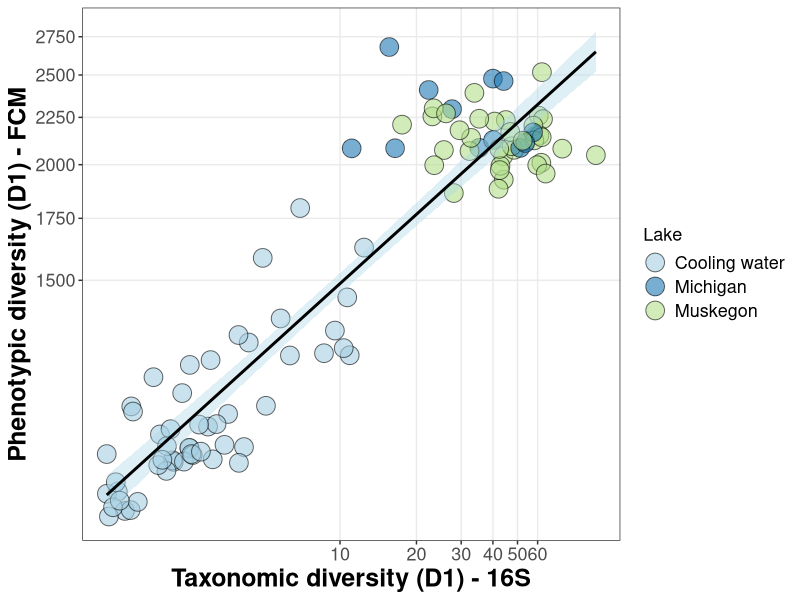

This figure's R source:
library("ggplot2")
library("dplyr")
library("plyr")

div.FCM <- read.csv2("fcm.diversity_total.csv")
div.16S <- read.csv2("otu.diversity16S_P.csv")
metadata <- read.csv2("metadata.csv")
metadata <- metadata[metadata$Platform == "Accuri",]
metadata$Sample_fcm <- gsub(metadata$Sample_fcm, pattern="_rep.*", replacement="")
metadata <- do.call(rbind,by(metadata, INDICES = factor(metadata$Sample_fcm), 
                             FUN = unique))

### Discard MI2013 data and inland lakes
metadata <- metadata[metadata$Lake != "Inland" & metadata$Year != 2013,]

### Replace F by Particle
metadata$Sample_16S <- gsub(metadata$Sample_16S, pattern="F", replace="P")


### Calculate means + errors for FCM data
groupLevels <- factor(gsub(div.FCM$Sample_names, pattern="_rep.*", replacement="", fixed=FALSE))
means <- do.call(rbind,by(div.FCM[,c(3:5,9:11)], INDICES = groupLevels, 
                          FUN = colMeans))
errors1 <- do.call(rbind,by(div.FCM[,6:8], INDICES = groupLevels, 
                            FUN = function(x) sqrt(colSums(x^2))/ncol(x)))
errors2 <- do.call(rbind,by(div.FCM[,9:10], INDICES = groupLevels, 
                            FUN = function(x) apply(x,2,sd)))
colnames(errors2) <- c("counts.sd", "volume.sd")
div.FCM.merged <- data.frame(sample_fcm = rownames(means), cbind(means[,1:3], errors1, means[,4:6], errors2))
### Rename colnames
colnames(div.FCM.merged)[1:7] <- c("Sample_fcm","D0.fcm","D1.fcm","D2.fcm","sd.D0.fcm","sd.D1.fcm","sd.D2.fcm")

### Replace .renamed for MI13 data
div.16S$Sample <- gsub(div.16S$Sample, pattern=".renamed",replacement="",fixed=TRUE)

### Replace "-" from div.16S
div.16S$Sample <- gsub(div.16S$Sample, pattern="-", replacement="")

### Remove RNA samples
div.16S <- div.16S[sapply(as.character(div.16S$Sample), function(x) substr(x, nchar(x), nchar(x))) != "R",]

### Replace "D" of DNA samples by ""

### Merge data
data.16s <- inner_join(div.16S, metadata, by=c("Sample"="Sample_16S"))

### Join all data in one dataframe 
data.16s$Sample_fcm <- gsub(data.16s$Sample_fcm, pattern="_rep.*", replacement="")
data.total <- inner_join(div.FCM.merged, data.16s, by="Sample_fcm")

### Select samples with > 10000 counts
# data.total <- data.total[data.total$counts>10000,]

### remove outlier
# data.total <- data.total[data.total$D1.y>10,]

### Add data from previous publication (cooling water)
div.ref <- read.csv2("div.ref.merged.csv")

data.total.final <- rbind.fill(data.total, div.ref[, c(2,4:9)])
data.total.final[(nrow(data.total)+1):nrow(data.total.final), 14:23] <- div.ref[, c(10:19)]
data.total.final$Lake <- as.character(data.total.final$Lake)
data.total.final$Lake[is.na(data.total.final$Lake)] <- "Cooling water"
data.total.final$Lake <- factor(data.total.final$Lake)

### Explorative plot
png("alpha-div_PARTICLE_log.png",width=7*1.65,height=5*1.5,res=500,units="in")
p5 <- ggplot(data=data.total.final,aes(x=D2,y=D2.fcm))+ scale_fill_brewer(palette="Paired") +geom_point(shape=21,size=6,alpha=0.6,aes(fill=Lake))+
  theme_bw()+labs(x="Taxonomic diversity (D1) - 16S",y="Phenotypic diversity (D1) - FCM")+
  theme(axis.text=element_text(size=13),axis.title=element_text(size=18,face="bold"),legend.text=element_text(size=13),legend.title=element_text(size=13),strip.text.x = element_text(size = 22))+
  scale_x_continuous(trans='log2', breaks = seq(0,60, 10),minor_breaks =NULL) +
  scale_y_continuous(trans='log2', breaks = seq(1500,4250,250),minor_breaks =NULL) +
  geom_smooth(method="lm",color="black",fill="lightblue",formula=y~x)
print(p5)
dev.off()

### Get R squared
lm.P <- lm(log2(D2)~log2(D2.fcm), data=data.total.final)
summary(lm.P)$r.squared

cor.test(y=log2(data.total.final$D2), x=log2(data.total.final$D2.fcm))
